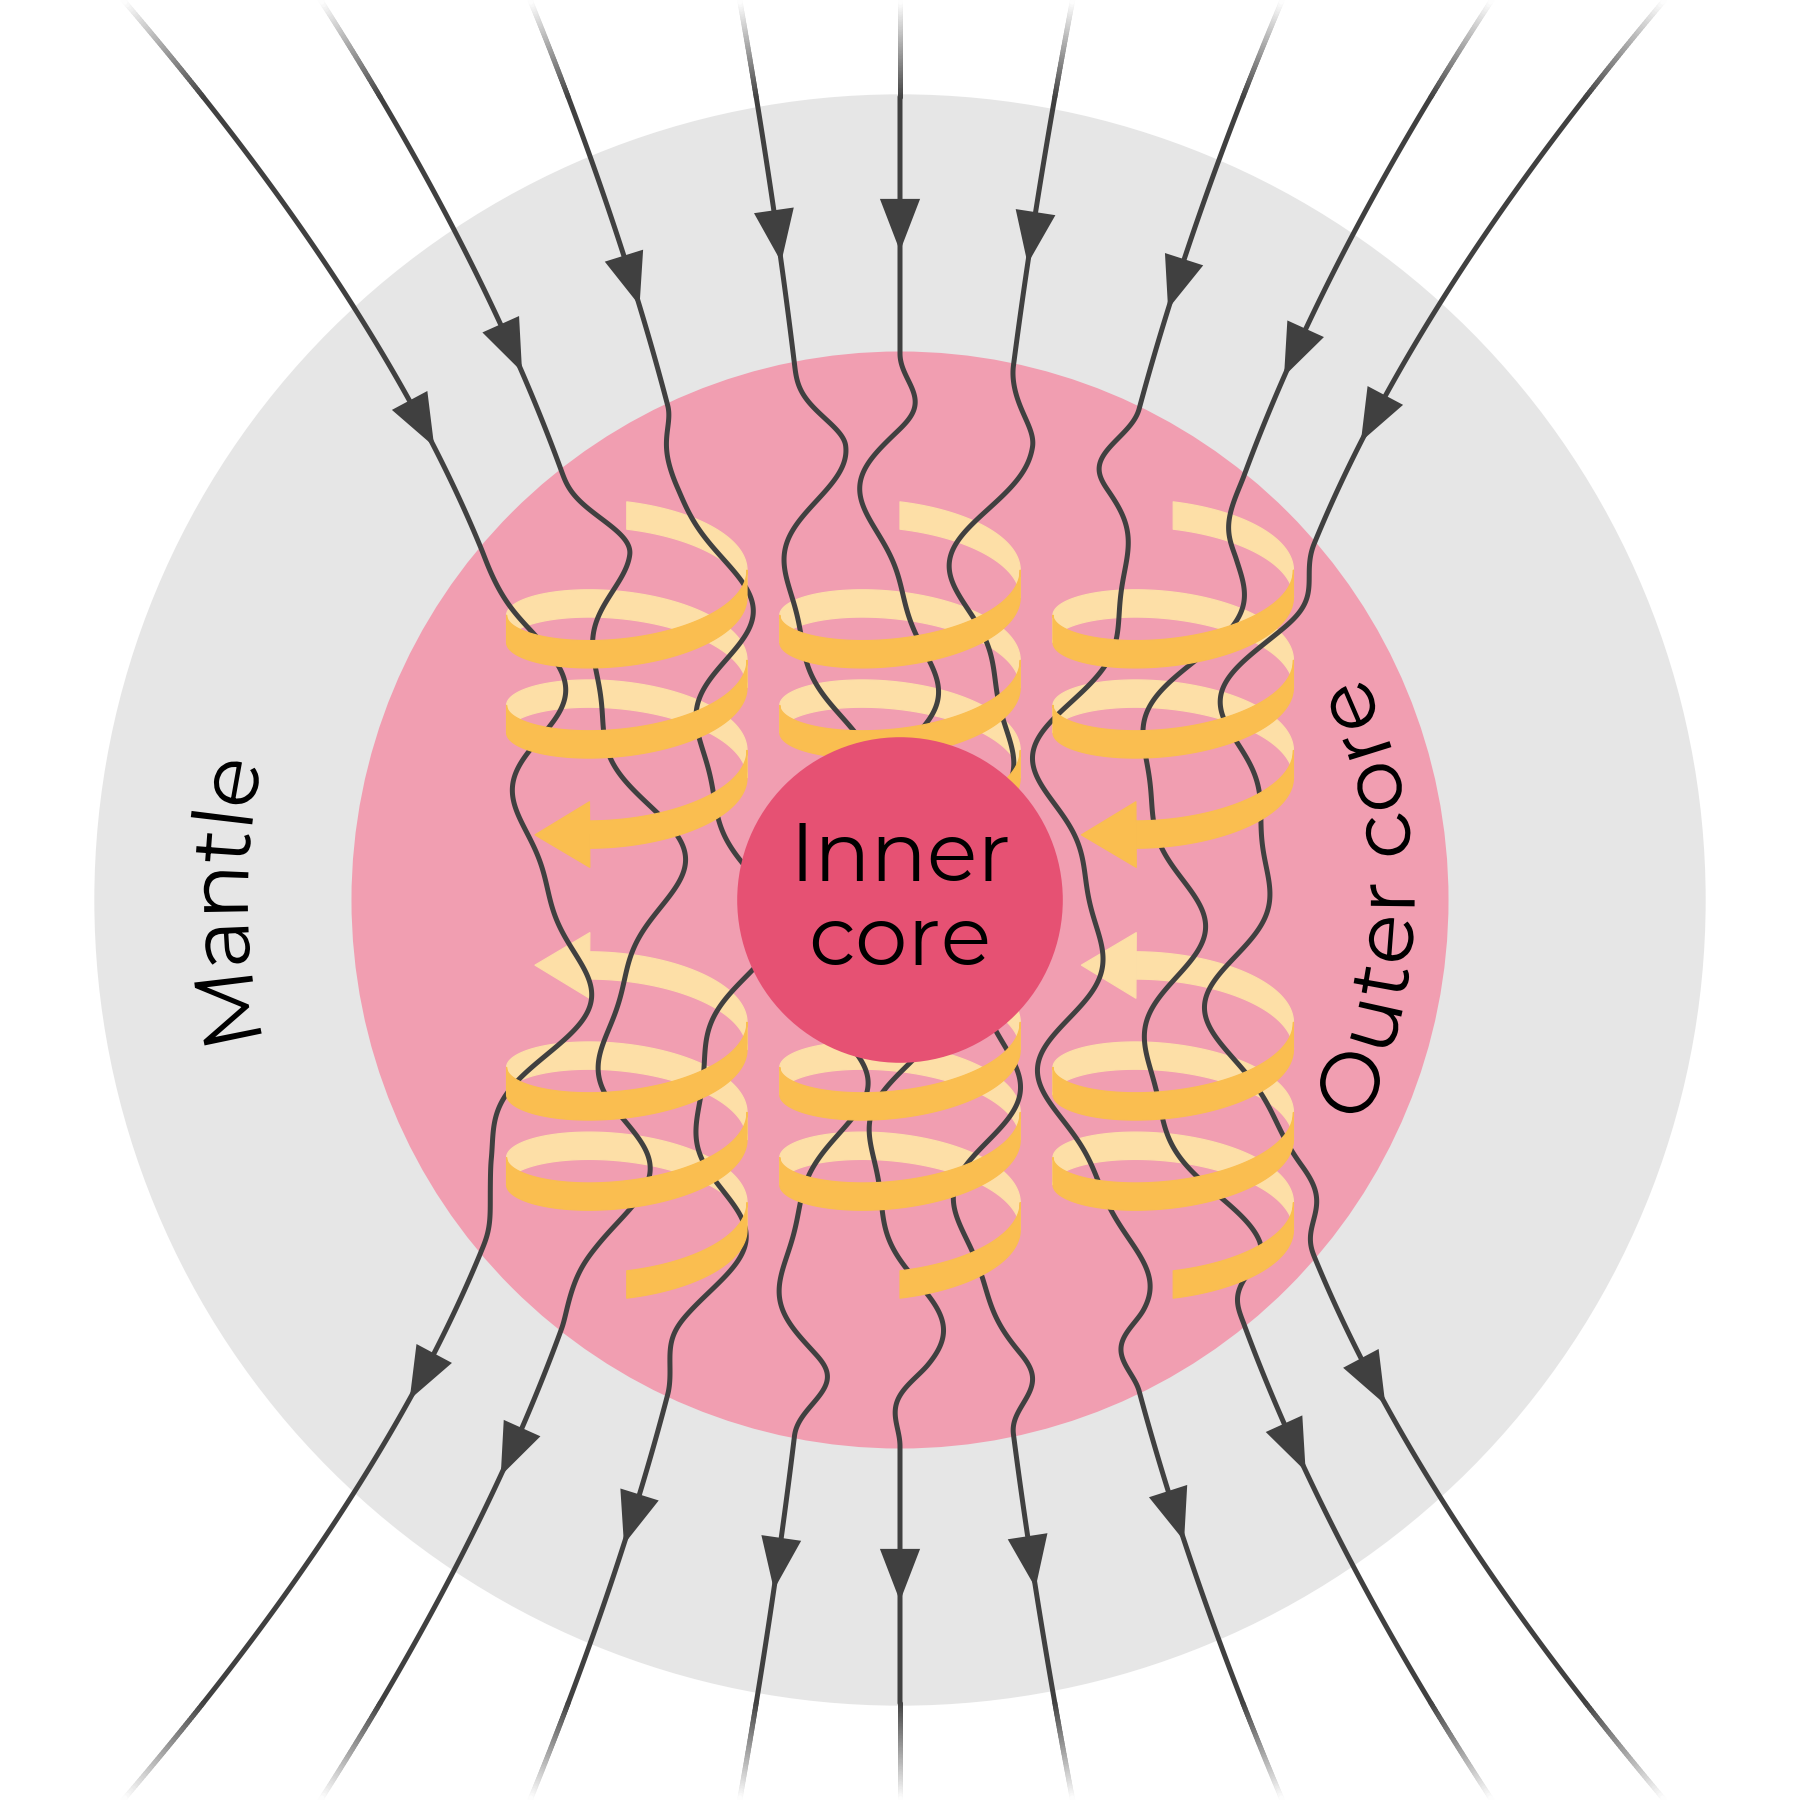

This chart was generated by the following Python code:
# A sketch of the geodynamo in Earth's outer core, for the PhD defense talk:
# the convection of the liquid iron, organised by the Coriolis force into
# swirling columns along the rotation axis (Taylor columns), twists the
# magnetic field lines and so keeps up Earth's magnetic field.
#
# Credit
# The figure script and this description is created
# with the help of AI, using the model Anthropic Claude Opus 5.5
# ------
# The figure is a recreation of "Dynamo Theory - Outer core convection and
# magnetic field generation" by A. Z. Colvin, licensed under CC BY-SA 4.0
# (https://creativecommons.org/licenses/by-sa/4.0/). Original:
# https://commons.wikimedia.org/wiki/File:Dynamo_Theory_-_Outer_core_convection_and_magnetic_field_generation.svg
# Changes: redrawn with matplotlib from parametric curves; the mantle drawn as
# a shell around the core; new colours, font and labels; only the names of the
# three layers kept. As an adaptation, the images fall under the same licence
# (share alike). Credit the original wherever the images are shown, e.g. on
# the slide:
#   Adapted from "Dynamo Theory - Outer core convection and magnetic field
#   generation", A. Z. Colvin, CC BY-SA 4.0
#
# What the figure shows
# ---------------------
# A cut through the Earth along its rotation axis, north at the top: the
# mantle, the liquid outer core and the solid inner core. Four Taylor columns
# stand in the outer core, two above and two below the equator, to the left
# and right of the rotation axis. Each is a
# ribbon swirling around the column axis, seen from slightly above the
# equator: its outer side shows in the front half of every turn, its inner
# side in the back half. The arrow at the end of each ribbon, next to the
# equator, gives the sense of the swirl. The magnetic field lines run from
# north to south through the columns, twisted by the flow, and fan out
# through the mantle like the field of a bar magnet; above and below the
# Earth they fade into the background. Their arrows point in the direction of
# today's field: into the Earth in the north, out of it in the south.
#
# Running
# -------
# Use the virtual environment of the repository (see README-venv.md), from any
# directory:
#   .venv/bin/python other_plots/geodynamo/geodynamo_sketch.py
# The script writes geodynamo_step<suffix>.png (DPI dots per inch) and .svg
# next to itself, one pair per entry in LAYERS, and prints the size of each
# image. The first run needs a network connection to fetch the Montserrat
# font, which pyfonts then caches. The SVGs are identical on every run (fixed
# hash salt, no date, numbered clip paths), and the text is drawn as the
# outlines of its glyphs, so it displays without the font installed.
#
# Build-up steps
# --------------
# Each entry of LAYERS adds one layer; the image of a step shows its layer and
# those of all steps before it:
#   step0  earth: mantle, outer core and inner core, the bare annuli
#   step1  + the names of the three layers
#   step2  + the Taylor columns, swirling the liquid iron of the outer core
#   step3  + the magnetic field lines, with their arrows
# All images share one canvas, FIG_SIZE inches square around the centre of
# the Earth, showing FRAME Earth radii to each side: the same size in pixels
# and points, with every element at the same place, so that the images can be
# stacked on a slide and revealed one after another. To keep it that way,
# never save with bbox_inches="tight". The images have a transparent
# background (COLOR_BACKGROUND), so that they lie on any slide background, and
# each one contains the whole sketch up to its step: the field lines of step3
# pass between the back and front halves of the ribbons of step2. Replace one step
# with the next rather than laying it on top: where both are translucent (the
# fade of the field lines, the smoothed edges), they would add up and darken.
#
# Coordinates
# -----------
# Screen coordinates are the data coordinates of the axes, with the centre of
# the Earth at the origin and equal scales in x and y. The radii of the layers
# and everything outside the outer core are in Earth radii; everything inside
# it (columns, wiggles of the field lines) is in units of R_OUTER_CORE, so that
# it scales with the core.
#
# How to edit
# -----------
# Colours      COLOR_* below, one per part of the sketch, and the background.
# Layers       R_OUTER_CORE and R_INNER_CORE. Not to scale: the real radii are
#              0.55 and 0.19 Earth radii; the core is drawn larger to leave
#              room for the columns.
# Columns      COLUMN_* (position, size and shape of the ribbons) and
#              RIBBON_* (width, arrow heads). The lower columns are the upper
#              ones turned upside down, so both change together.
# Field lines  FIELD_LINE_X (where the lines cross the equator), FAN_RADIUS
#              (how quickly they spread outside the core), WIGGLE_* (how the
#              flow twists them; another WIGGLE_SEED tangles them anew),
#              FIELD_ARROW_* (arrow heads) and FIELD_FADE_* (the fade at the top
#              and bottom).
# Labels       LABELS: text, the circle and angle to bend it along, and its
#              direction;
#              LABEL_INNER_CORE sits straight in the centre. FONTSIZE_LABELS.
# Steps        LAYERS: (file name suffix, layer name), in the order of the
#              build-up. A new layer is drawn in the loop over the steps under
#              `if "<layer name>" in layers:`, with a zorder from the list
#              below.
# Canvas       FIG_SIZE, FRAME (the part of the drawing shown), DPI; the same
#              for all steps.
#
# Drawing order (zorder): 1 mantle, 2 outer core, 3 back halves of the
# ribbons, 4 field lines, 5 front halves of the ribbons, 6 arrows on the field
# lines, 7 inner core, 8 labels. The field lines thus pass between the two
# halves of each turn.
#
# The code follows the other plotting scripts of this repository: black
# formatting at 88 columns, settings as upper-case constants at the top,
# comments in full sentences.

import io
import re
from pathlib import Path

import matplotlib.pyplot as plt
import numpy as np
from matplotlib.collections import LineCollection, PolyCollection
from matplotlib.colors import to_rgba
from matplotlib.patches import Circle, PathPatch
from matplotlib.path import Path as MplPath
from matplotlib.textpath import TextPath

# Fetch Montserrat from Google Fonts for the labels, and make it the default
# for any other text. The font file is cached locally by pyfonts, so only the
# first run needs a network connection.
from pyfonts import load_google_font, set_default_font

FONT = load_google_font("Montserrat")
set_default_font(FONT)

# Colours of the parts of the sketch
COLOR_MANTLE = "#E6E6E6"
COLOR_OUTER_CORE = "#F19EB1"
COLOR_INNER_CORE = "#E65173"
COLOR_FIELD_LINES = "#404040"
# Swirl ribbons of the Taylor columns: their outer side, seen in the front half
# of every turn, and their inner side, seen in the back half
COLOR_COLUMNS = "#FABE50"
COLOR_COLUMNS_INSIDE = "#FDDFA7"
COLOR_LABELS = "black"
# Background of the figure: "none" leaves it transparent. The field lines fade
# out into it at the top and bottom, whatever its colour.
COLOR_BACKGROUND = "none"

# Radii of the layers, in Earth radii (the Earth's surface is at 1)
R_OUTER_CORE = 0.68
R_INNER_CORE = 0.2

# Taylor columns, in units of R_OUTER_CORE. The values describe the two
# upper columns; the lower ones are the same, rotated upside down about the
# horizontal axis in the page. Each ribbon starts at the back of its column,
# at the top, and turns clockwise (seen from above) down towards the equator,
# where it ends in an arrow.
COLUMN_X = (-0.5, 0.5)  # positions of the column axes
COLUMN_RADIUS = 0.22  # of the turns of the ribbon
COLUMN_TOP = 0.62  # height of the start of the ribbon above the equator
COLUMN_TURNS = 2.55  # length of the ribbon, in turns
COLUMN_PITCH = 0.165  # drop of the ribbon per turn
# Apparent height of a turn relative to its width: the columns are seen from
# slightly above the equator, so that a turn looks like a flat ellipse
COLUMN_TILT = 0.38
RIBBON_WIDTH = 0.05  # vertical width of the ribbon
RIBBON_ARROW_LENGTH = 0.1
RIBBON_ARROW_WIDTH = 0.12

# Magnetic field lines, one for each place where a line crosses the equator,
# in units of R_OUTER_CORE (0: the rotation axis). Near the equator the lines
# run straight up; away from it they spread like the field of a current loop
# of radius FAN_RADIUS (in Earth radii) around the equator, near its axis.
FIELD_LINE_X = (-0.63, -0.47, -0.3, -0.13, 0.0, 0.14, 0.31, 0.48, 0.62)
FAN_RADIUS = 0.8
# Inside the outer core, the flow twists the field lines: each line wiggles
# sideways with its own phases, with this amplitude and wavelength (in units
# of R_OUTER_CORE). The wiggles fade out over WIGGLE_TAPER inside the
# core-mantle boundary, so that each line runs smoothly into the mantle.
WIGGLE_AMPLITUDE = 0.08
WIGGLE_WAVELENGTH = 0.6
WIGGLE_TAPER = 0.15
WIGGLE_SEED = 1  # another seed tangles the field lines differently
LINEWIDTH_FIELD_LINES = 1.2  # in points
# Arrow heads where the field lines cross this radius (in Earth radii), and
# their size in Earth radii
FIELD_ARROW_RADIUS = (1 + R_OUTER_CORE) / 2
FIELD_ARROW_LENGTH = 0.065
FIELD_ARROW_WIDTH = 0.05
# Above this height (in Earth radii) and below its negative, the field lines
# fade out, turning fully transparent at the top and bottom of the frame.
# At least 1, the poles of the Earth, so that the fade lies on the background
# and not on the mantle.
FIELD_FADE_START = 1.0

# Names of the outer layers: text, the radius (in Earth radii) and angle (in
# degrees, counter-clockwise from the right) of its middle, and whether it runs
# clockwise. Each name is bent along the circle through its middle. Clockwise
# text reads from the bottom up on the left side and from left to right along
# the top; counter-clockwise text reads from the bottom up on the right side
# and from left to right along the bottom.
LABELS = [
    ("Mantle", (1 + R_OUTER_CORE) / 2, 180, True),
    ("Outer core", 0.9 * R_OUTER_CORE, 0, False),
]
LABEL_INNER_CORE = "Inner\ncore"  # straight, in the centre
FONTSIZE_LABELS = 20  # in points

# Build-up sequence: (file name suffix, layer added in the step). The image of
# each step shows its layer and those of all steps before it.
LAYERS = [
    ("0", "earth"),  # the three layers of the Earth, without annotations
    ("1", "labels"),  # the names of the three layers
    ("2", "columns"),  # the Taylor columns, without the field lines
    ("3", "field lines"),
]

# Canvas, the same for all steps
FIG_SIZE = 6.0  # width and height, in inches
FRAME = 1.12  # half the width of the drawing, in Earth radii
DPI = 300  # of the PNG images


def smoothstep(s):
    # 0 below 0, 1 above 1, and a smooth S-curve in between
    s = np.clip(s, 0, 1)
    return s * s * (3 - 2 * s)


def arrow_head(base, direction, length, width):
    # Triangle with the middle of its base at base, pointing in direction
    direction = direction / np.linalg.norm(direction)
    normal = np.array([-direction[1], direction[0]])
    half = width / 2 * normal
    return np.array([base + half, base + length * direction, base - half])


def ribbon(x_axis, upside_down):
    # The ribbon of one column in screen coordinates, as a list of
    # (is_front, outline) pieces, one per half turn, and the arrow head at its
    # end. The angle phi around the column axis is 90 degrees at the back and
    # falls along the ribbon (clockwise seen from above). Cutting at multiples
    # of 180 degrees, the left and right edges of the column, puts every
    # piece entirely in the front or in the back half.
    start = np.pi / 2
    end = start - 2 * np.pi * COLUMN_TURNS
    cuts = np.pi * np.arange(np.floor(start / np.pi), np.ceil(end / np.pi) - 1, -1)
    edges = np.concatenate([[start], cuts[(cuts < start) & (cuts > end)], [end]])

    pieces = []
    for a, b in zip(edges[:-1], edges[1:]):
        phi = np.linspace(a, b, 100)
        x = x_axis + COLUMN_RADIUS * np.cos(phi)
        depth = COLUMN_RADIUS * np.sin(phi)  # positive at the back
        z = COLUMN_TOP - COLUMN_PITCH * (start - phi) / (2 * np.pi)
        if upside_down:
            depth, z = -depth, -z
        y = z + COLUMN_TILT * depth
        top = np.column_stack([x, y + RIBBON_WIDTH / 2])
        bottom = np.column_stack([x, y - RIBBON_WIDTH / 2])
        is_front = np.mean(depth) < 0
        pieces.append((is_front, R_OUTER_CORE * np.concatenate([top, bottom[::-1]])))

    # The arrow continues the middle line of the last piece
    tip, before = np.column_stack([x, y])[[-1, -2]]
    head = arrow_head(tip, tip - before, RIBBON_ARROW_LENGTH, RIBBON_ARROW_WIDTH)
    return pieces, (is_front, R_OUTER_CORE * head)


def field_line(x_equator, rng):
    # Points of the field line through (x_equator, 0) (in Earth radii), from
    # the bottom of the frame to its top
    z = np.linspace(-FRAME, FRAME, 4000)
    x = x_equator * (1 + (z / FAN_RADIUS) ** 2) ** 0.75
    # Wiggles of two wavelengths with random phases, inside the outer core
    wavenumber = 2 * np.pi / (WIGGLE_WAVELENGTH * R_OUTER_CORE)
    phase_long, phase_short = rng.uniform(0, 2 * np.pi, 2)
    wiggle = (
        np.sin(wavenumber * z + phase_long)
        + 0.3 * np.sin(2.1 * wavenumber * z + phase_short)
    ) / 1.3
    depth_in_core = (R_OUTER_CORE - np.hypot(x, z)) / (WIGGLE_TAPER * R_OUTER_CORE)
    x = x + WIGGLE_AMPLITUDE * R_OUTER_CORE * wiggle * smoothstep(depth_in_core)
    return np.column_stack([x, z])


def field_arrows(line):
    # Arrow heads where the line crosses FIELD_ARROW_RADIUS in the north and in
    # the south, both pointing south (down the line), centred on the crossing
    r = np.hypot(*line.T)
    heads = []
    for hemisphere in (1, -1):
        outside = (r > FIELD_ARROW_RADIUS) & (hemisphere * line[:, 1] > 0)
        # The last point before the crossing, coming from the south
        i = np.flatnonzero(np.diff(outside.astype(int)) != 0)
        if len(i) == 0:
            continue
        i = i[0]
        s = (FIELD_ARROW_RADIUS - r[i]) / (r[i + 1] - r[i])
        crossing = line[i] + s * (line[i + 1] - line[i])
        south = line[i] - line[i + 1]  # the points run from south to north
        south /= np.linalg.norm(south)
        base = crossing - FIELD_ARROW_LENGTH / 2 * south
        heads.append(arrow_head(base, south, FIELD_ARROW_LENGTH, FIELD_ARROW_WIDTH))
    return heads


def outline(points, width):
    # Outline of the line through points drawn with the given width (in Earth
    # radii) and flat ends: both sides of the line, half the width away from
    # it. The field lines bend gently enough for the sides not to cross.
    tangent = np.gradient(points, axis=0)
    tangent /= np.linalg.norm(tangent, axis=1, keepdims=True)
    side = width / 2 * np.column_stack([-tangent[:, 1], tangent[:, 0]])
    return MplPath(np.concatenate([points + side, (points - side)[::-1]]))


def curved_text(text, radius, angle, clockwise, size):
    # Outline of a text with the given font size (in Earth radii), centred on
    # the point at radius and angle (degrees) and bent along the circle through
    # it: each point of the glyphs moves along the circle by its distance from
    # the middle of the text, and away from it by its height above the middle.
    # The tops of the letters point away from the centre of the circle for
    # clockwise text, towards it for counter-clockwise text.
    glyphs = TextPath((0, 0), text, size=size, prop=FONT)
    (x_min, _), (x_max, _) = glyphs.get_extents().get_points()
    # The middle lies halfway between the lowest and highest points of "lp",
    # as for centred matplotlib text
    reference = TextPath((0, 0), "lp", size=size, prop=FONT)
    (_, y_min), (_, y_max) = reference.get_extents().get_points()
    along = glyphs.vertices[:, 0] - (x_min + x_max) / 2
    up = glyphs.vertices[:, 1] - (y_min + y_max) / 2
    sense = -1 if clockwise else 1  # +1: the angle grows along the text
    theta = np.radians(angle) + sense * along / radius
    rho = radius - sense * up
    vertices = np.column_stack([rho * np.cos(theta), rho * np.sin(theta)])
    return MplPath(vertices, glyphs.codes)


# The geometry of all layers, computed once, so that every step shows the same
# elements at the same place

# Ribbons of the Taylor columns, as (is_front, outline): the half turns and the
# arrow heads of all four columns
ribbons = []
for x_axis in COLUMN_X:
    for upside_down in (False, True):
        column_pieces, head = ribbon(x_axis, upside_down)
        ribbons += column_pieces + [head]

# Field lines and their arrow heads in the mantle. The middle of each line, up
# to FIELD_FADE_START from the equator, is drawn as a line. Its ends are drawn
# as a gradient that fades out towards the top and bottom of the frame, clipped
# to their outlines: one image with a smooth fade, where translucent pieces of
# line would show seams wherever they meet.
rng = np.random.default_rng(WIGGLE_SEED)
lines = [field_line(x * R_OUTER_CORE, rng) for x in FIELD_LINE_X]
field_heads = [head for line in lines for head in field_arrows(line)]
line_middles = [line[np.abs(line[:, 1]) <= FIELD_FADE_START] for line in lines]
line_width = LINEWIDTH_FIELD_LINES * 2 * FRAME / (FIG_SIZE * 72)  # in Earth radii
line_ends = MplPath.make_compound_path(
    *(
        outline(line[hemisphere * line[:, 1] >= FIELD_FADE_START], line_width)
        for line in lines
        for hemisphere in (1, -1)
    )
)
# The gradient, as an image of one column from the bottom of the frame to its
# top
heights = np.linspace(-FRAME, FRAME, 1000)
fade = (np.abs(heights) - FIELD_FADE_START) / (FRAME - FIELD_FADE_START)
line_gradient = np.tile(to_rgba(COLOR_FIELD_LINES), (len(heights), 1, 1))
line_gradient[:, 0, 3] *= 1 - np.clip(fade, 0, 1)

# Names of the outer layers, with the font size converted from points to Earth
# radii
size = FONTSIZE_LABELS * 2 * FRAME / (FIG_SIZE * 72)
label_paths = [
    curved_text(text, radius, angle, clockwise, size)
    for text, radius, angle, clockwise in LABELS
]

for step, (suffix, _) in enumerate(LAYERS):
    layers = [layer for _, layer in LAYERS[: step + 1]]
    fig = plt.figure(figsize=(FIG_SIZE, FIG_SIZE), facecolor=COLOR_BACKGROUND)
    ax = fig.add_axes((0, 0, 1, 1))
    ax.set_xlim(-FRAME, FRAME)
    ax.set_ylim(-FRAME, FRAME)
    ax.set_aspect("equal")
    ax.set_axis_off()

    if "earth" in layers:
        ax.add_patch(Circle((0, 0), 1, color=COLOR_MANTLE, zorder=1))
        ax.add_patch(Circle((0, 0), R_OUTER_CORE, color=COLOR_OUTER_CORE, zorder=2))
        ax.add_patch(Circle((0, 0), R_INNER_CORE, color=COLOR_INNER_CORE, zorder=7))

    if "labels" in layers:
        for path in label_paths:
            ax.add_patch(
                PathPatch(path, facecolor=COLOR_LABELS, edgecolor="none", zorder=8)
            )
        ax.text(
            0,
            0,
            LABEL_INNER_CORE,
            color=COLOR_LABELS,
            fontsize=FONTSIZE_LABELS,
            ha="center",
            va="center",
            linespacing=1.1,
            zorder=8,
        )

    # Field lines: the faded ends first, so that the round caps of the middles
    # cover the seams where the two meet
    if "field lines" in layers:
        ends = ax.imshow(
            line_gradient,
            extent=(-FRAME, FRAME, -FRAME, FRAME),
            origin="lower",
            interpolation="bilinear",
            zorder=4,
        )
        ends.set_clip_path(line_ends, ax.transData)
        ax.add_collection(
            LineCollection(
                line_middles,
                colors=COLOR_FIELD_LINES,
                linewidths=LINEWIDTH_FIELD_LINES,
                capstyle="round",
                joinstyle="round",
                zorder=4,
            )
        )
        ax.add_collection(
            PolyCollection(
                field_heads,
                facecolors=COLOR_FIELD_LINES,
                edgecolors="none",
                zorder=6,
            )
        )

    # Ribbons: the back halves of the turns below the field lines, the front
    # halves above them. Each piece is edged in its own colour, which hides the
    # seams between neighbouring pieces.
    if "columns" in layers:
        for is_front, zorder in ((False, 3), (True, 5)):
            color = COLOR_COLUMNS if is_front else COLOR_COLUMNS_INSIDE
            ax.add_collection(
                PolyCollection(
                    [outline for front, outline in ribbons if front == is_front],
                    facecolors=color,
                    edgecolors=color,
                    linewidths=0.3,
                    zorder=zorder,
                )
            )

    # A fixed hash salt and no date make the SVG identical on every run, which
    # keeps the version-control diffs clean. The ids of clip paths other than
    # rectangles hash their place in memory, though, so they are numbered in
    # order instead.
    name = f"geodynamo_step{suffix}"
    plt.rcParams["svg.hashsalt"] = name
    output = Path(__file__).resolve().parent / name
    fig.savefig(output.with_suffix(".png"), dpi=DPI)
    buffer = io.StringIO()
    fig.savefig(buffer, format="svg", metadata={"Date": None})
    svg = buffer.getvalue()
    for number, oid in enumerate(re.findall(r'<clipPath id="(\w+)"', svg)):
        svg = svg.replace(oid, f"clip{number}")
    output.with_suffix(".svg").write_text(svg, encoding="utf-8")

    # Whole pixels, as matplotlib cuts off fractions
    width, height = (fig.get_size_inches() * DPI).astype(int)
    print(f"{name}: {', '.join(layers)} ({width} x {height} px)")
    plt.close(fig)
